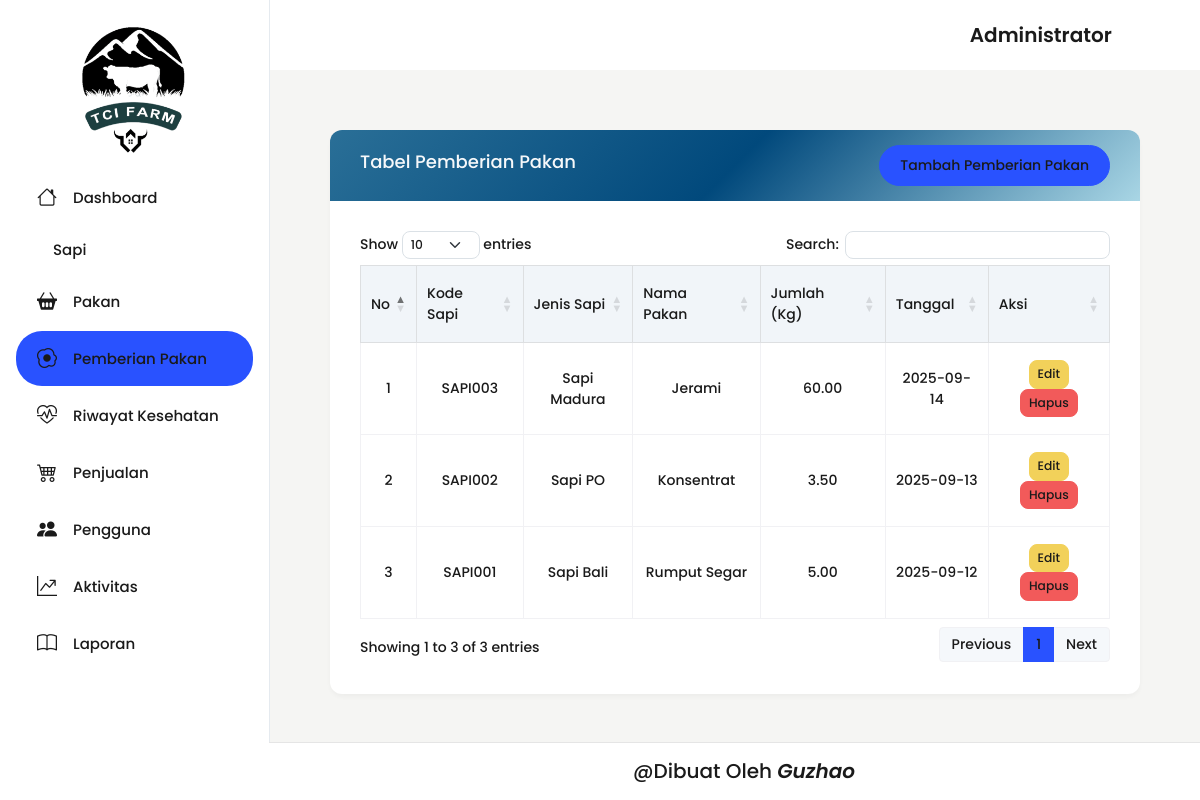
The app's page /backend/pages/pemberian_pakan/index.php (signed in) with its own data.
### tables this page shows
CREATE TABLE `pemberian_pakan` (
  `id_pemberian` int NOT NULL,
  `id_sapi` int DEFAULT NULL,
  `id_pakan` int DEFAULT NULL,
  `tanggal` date DEFAULT NULL,
  `jumlah_kg` decimal(10,2) DEFAULT NULL
);

CREATE TABLE `sapi` (
  `id_sapi` int NOT NULL,
  `kode_sapi` varchar(20) NOT NULL,
  `jenis_sapi` varchar(50) NOT NULL,
  `jenis_kelamin` enum('Jantan','Betina') NOT NULL,
  `berat_badan_kg` decimal(10,2) DEFAULT NULL,
  `status_kesehatan` varchar(100) DEFAULT NULL,
  `lokasi_kandang` varchar(50) DEFAULT NULL,
  `tanggal_masuk` date DEFAULT NULL,
  `gambar` varchar(255) DEFAULT NULL,
  `status_sapi` enum('Aktif','Dijual','Terjual','Mati') NOT NULL DEFAULT 'Aktif'
);

CREATE TABLE `pakan` (
  `id_pakan` int NOT NULL,
  `nama_pakan` varchar(100) NOT NULL,
  `stok_kg` decimal(10,2) DEFAULT '0.00',
  `satuan` varchar(20) DEFAULT NULL
);

### backend/pages/pemberian_pakan/index.php (the view, shortened to what this page needs)
<?php
include '../../../config/connection.php';
include '../../partials/header.php';
include '../../partials/sidebar.php';
include '../../partials/navbar.php';
$qPemberian = "
    SELECT pp.id_pemberian, s.kode_sapi, s.jenis_sapi, p.nama_pakan, pp.jumlah_kg, pp.tanggal
    FROM pemberian_pakan pp
    JOIN sapi s ON pp.id_sapi = s.id_sapi
    JOIN pakan p ON pp.id_pakan = p.id_pakan
    ORDER BY pp.tanggal DESC
";
$result = mysqli_query($connect, $qPemberian) or die(mysqli_error($connect));
?>
<div class="container-fluid">
    <div class="row">
        <div class="col-12">
            <div class="card w-100">
                <div class="card-header d-flex align-items-center justify-content-between"
                    style="background: linear-gradient(135deg, #2a6f97, #01497c, #a9d6e5); border: none;">
                    <h5 class="text-light">Tabel Pemberian Pakan</h5>
                    <a href="./create.php" class="btn btn-primary">Tambah Pemberian Pakan</a>
                </div>
                <div class="card-body">
                    <div class="table-responsive">
                        <table id="pemberianPakanTable" class="table table-bordered w-100 text-center align-middle">
                            <thead class="table-light">
                                <tr>
                                    <th>No</th>
                                    <th>Kode Sapi</th>
                                    <th>Jenis Sapi</th>
                                    <th>Nama Pakan</th>
                                    <th>Jumlah (Kg)</th>
                                    <th>Tanggal</th>
                                    <th>Aksi</th>
                                </tr>
                            </thead>
                            <tbody>
                                <?php
                                $no = 1;
                                while ($item = $result->fetch_object()):
                                ?>
                                    <tr>
                                        <td><?= $no ?></td>
                                        <td><?= htmlspecialchars($item->kode_sapi) ?></td>
                                        <td><?= htmlspecialchars($item->jenis_sapi) ?></td>
                                        <td><?= htmlspecialchars($item->nama_pakan) ?></td>
                                        <td><?= number_format($item->jumlah_kg, 2) ?></td>
                                        <td><?= $item->tanggal ?></td>
                                        <td>
                                            <a href="./edit.php?id=<?= $item->id_pemberian ?>" class="btn btn-warning btn-sm">Edit</a>
                                            <a href="../../actions/pemberian_pakan/destroy.php?id=<?= $item->id_pemberian ?>"
                                                class="btn btn-danger btn-sm"
                                                onclick="return confirm('Apakah anda yakin ingin menghapus data ini?')">
                                                Hapus
                                            </a>
                                        </td>
                                    </tr>
                                <?php
                                    $no++;
                                endwhile;
                                ?>
                            </tbody>
                        </table>
                    </div>
                </div>
            </div>
        </div>
    </div>
</div>
<?php
include '../../partials/footer.php';
include '../../partials/script.php';
?>

### backend/template_admin/src/assets/css/custom.css (style rules this page uses)
.body-wrapper .container-fluid, .body-wrapper .container-sm, .body-wrapper .container-md, .body-wrapper .container-lg, .body-wrapper .container-xl, .body-wrapper .container-xxl { max-width: 100% !important; margin: 0 !important; padding: 30px !important; padding-top: 65px !important; }
.table th { text-align: center; vertical-align: middle; background: #f1f5f9; }
.table td { text-align: center; vertical-align: middle; }
body, .table, .card, .btn, .navbar { font-family: 'Poppins', sans-serif; font-weight: 500; color: #1a1a1a; }
.table th { font-weight: 700; color: #000; }
.table td { font-weight: 500; color: #222; vertical-align: middle; }
.card-header h5 { font-weight: 700; font-size: 18px; color: #fff; }
html, body, * { font-family: 'Poppins', sans-serif !important; font-weight: 500 !important; color: #1a1a1a !important; }

### records on screen
pemberian_pakan: id_sapi.kode_sapi "SAPI003", id_sapi.jenis_sapi "Sapi Madura", id_pakan.nama_pakan "Jerami", jumlah_kg "60.00", tanggal "2025-09-14"
pemberian_pakan: id_sapi.kode_sapi "SAPI002", id_sapi.jenis_sapi "Sapi PO", id_pakan.nama_pakan "Konsentrat", jumlah_kg "3.50", tanggal "2025-09-13"
pemberian_pakan: id_sapi.kode_sapi "SAPI001", id_sapi.jenis_sapi "Sapi Bali", id_pakan.nama_pakan "Rumput Segar", jumlah_kg "5.00", tanggal "2025-09-12"

### other values on screen
$_SESSION['hak_akses'] "Administrator"
